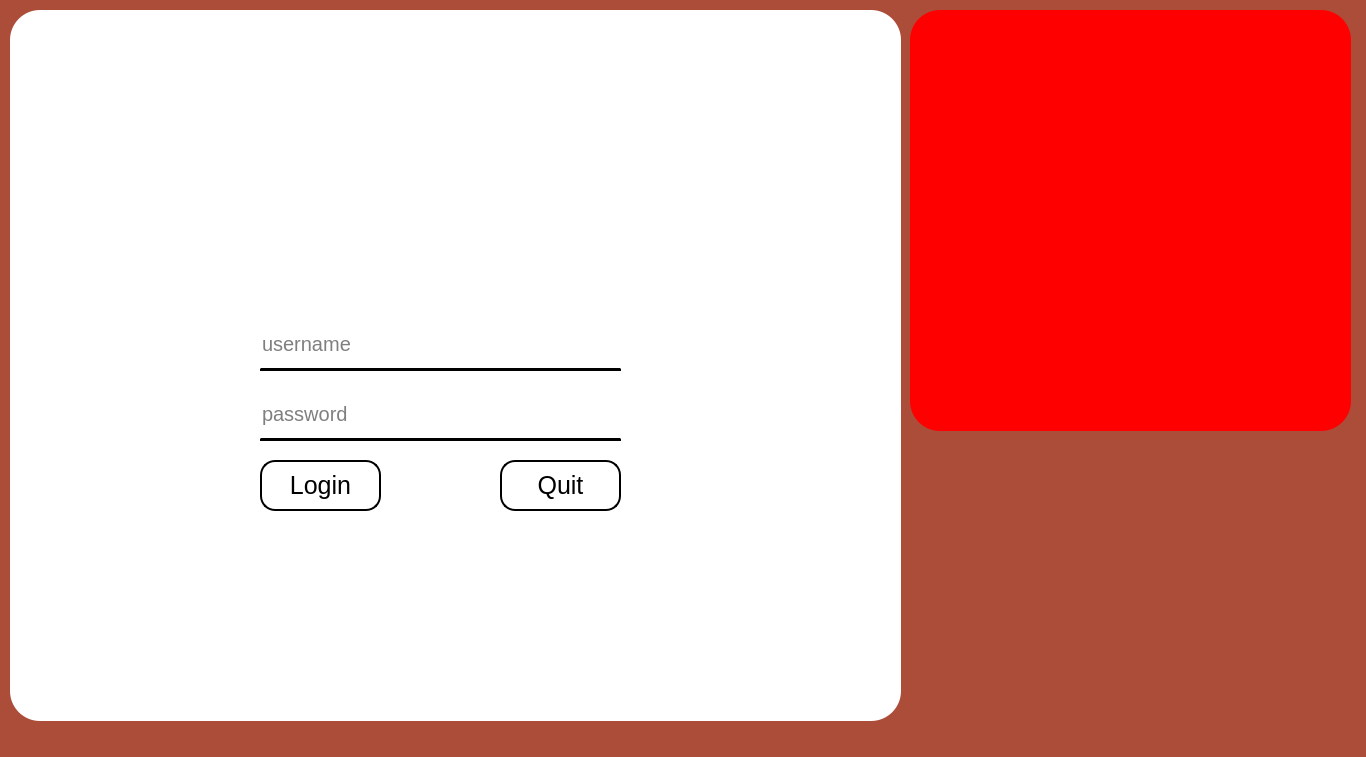
<?xml version="1.0" encoding="UTF-8"?>
<ui version="4.0">
 <class>MainWindow</class>
 <widget class="QMainWindow" name="MainWindow">
  <property name="geometry">
   <rect>
    <x>0</x>
    <y>0</y>
    <width>1366</width>
    <height>757</height>
   </rect>
  </property>
  <property name="windowTitle">
   <string>MainWindow</string>
  </property>
  <property name="autoFillBackground">
   <bool>false</bool>
  </property>
  <property name="styleSheet">
   <string notr="true">background-color:#AC4D39;
</string>
  </property>
  <widget class="QWidget" name="centralwidget">
   <widget class="QLabel" name="label">
    <property name="geometry">
     <rect>
      <x>10</x>
      <y>10</y>
      <width>891</width>
      <height>711</height>
     </rect>
    </property>
    <property name="styleSheet">
     <string notr="true">/*(background-image: url(:/img/backg.jpg);*/
background-color:white;
border-radius:30px;

</string>
    </property>
    <property name="text">
     <string/>
    </property>
   </widget>
   <widget class="QLabel" name="label_3">
    <property name="geometry">
     <rect>
      <x>910</x>
      <y>10</y>
      <width>441</width>
      <height>421</height>
     </rect>
    </property>
    <property name="styleSheet">
     <string notr="true">/*(background-image: url(:/img/backg.jpg);*/
color: rgb(255, 10, 14);
background-color:red;
border-radius:30px;

</string>
    </property>
    <property name="text">
     <string/>
    </property>
   </widget>
   <widget class="QLineEdit" name="password">
    <property name="geometry">
     <rect>
      <x>260</x>
      <y>390</y>
      <width>361</width>
      <height>51</height>
     </rect>
    </property>
    <property name="styleSheet">
     <string notr="true">background-color:white;
border-radius:1px;
font-size:20px;
text-align:center;
border-bottom: 3px solid ;
</string>
    </property>
    <property name="echoMode">
     <enum>QLineEdit::Password</enum>
    </property>
    <property name="placeholderText">
     <string>password</string>
    </property>
   </widget>
   <widget class="QLineEdit" name="username">
    <property name="geometry">
     <rect>
      <x>260</x>
      <y>320</y>
      <width>361</width>
      <height>51</height>
     </rect>
    </property>
    <property name="styleSheet">
     <string notr="true">background-color:white;
border-radius:1px;

border-bottom:3px solid ;
font-size:20px;
text-align:center;


</string>
    </property>
    <property name="text">
     <string/>
    </property>
    <property name="placeholderText">
     <string>username</string>
    </property>
   </widget>
   <widget class="QLabel" name="label_4">
    <property name="geometry">
     <rect>
      <x>910</x>
      <y>440</y>
      <width>441</width>
      <height>281</height>
     </rect>
    </property>
    <property name="styleSheet">
     <string notr="true">
border-image: url(:/img/logo team (1).jpg);
border-radius:25px;</string>
    </property>
    <property name="text">
     <string/>
    </property>
   </widget>
   <widget class="QLabel" name="label_5">
    <property name="geometry">
     <rect>
      <x>950</x>
      <y>30</y>
      <width>371</width>
      <height>371</height>
     </rect>
    </property>
    <property name="styleSheet">
     <string notr="true">border-image: url(:/img/pnghut_microphone-internet-radio-graphic-designer.png);
background-color: red;
</string>
    </property>
    <property name="text">
     <string/>
    </property>
   </widget>
   <widget class="QLabel" name="label_2">
    <property name="geometry">
     <rect>
      <x>370</x>
      <y>160</y>
      <width>131</width>
      <height>121</height>
     </rect>
    </property>
    <property name="styleSheet">
     <string notr="true">background-color:white;
</string>
    </property>
    <property name="text">
     <string/>
    </property>
   </widget>
   <widget class="QPushButton" name="sign_in_push_button">
    <property name="geometry">
     <rect>
      <x>500</x>
      <y>460</y>
      <width>121</width>
      <height>51</height>
     </rect>
    </property>
    <property name="styleSheet">
     <string notr="true">QPushButton{
border-radius:15px;
color:black;
background-color:white;
font-size:25px;
font-family:Arial;
text-align:center;
border:2px solid;
}

QPushButton:hover
{
background-color:lightgray;
}</string>
    </property>
    <property name="text">
     <string>Quit</string>
    </property>
   </widget>
   <widget class="QPushButton" name="login">
    <property name="geometry">
     <rect>
      <x>260</x>
      <y>460</y>
      <width>121</width>
      <height>51</height>
     </rect>
    </property>
    <property name="styleSheet">
     <string notr="true">QPushButton{
border-radius:15px;
color:black;
background-color:white;
font-size:25px;

font-family:Arial;
text-align:center;
border:2px solid;
}

QPushButton:hover
{
background-color:lightgray;
}

QPushButton:clicked
{
background-color:gray;

}
</string>
    </property>
    <property name="text">
     <string>Login</string>
    </property>
   </widget>
  </widget>
  <widget class="QMenuBar" name="menubar">
   <property name="geometry">
    <rect>
     <x>0</x>
     <y>0</y>
     <width>1366</width>
     <height>22</height>
    </rect>
   </property>
  </widget>
 </widget>
 <resources/>
 <connections/>
</ui>
